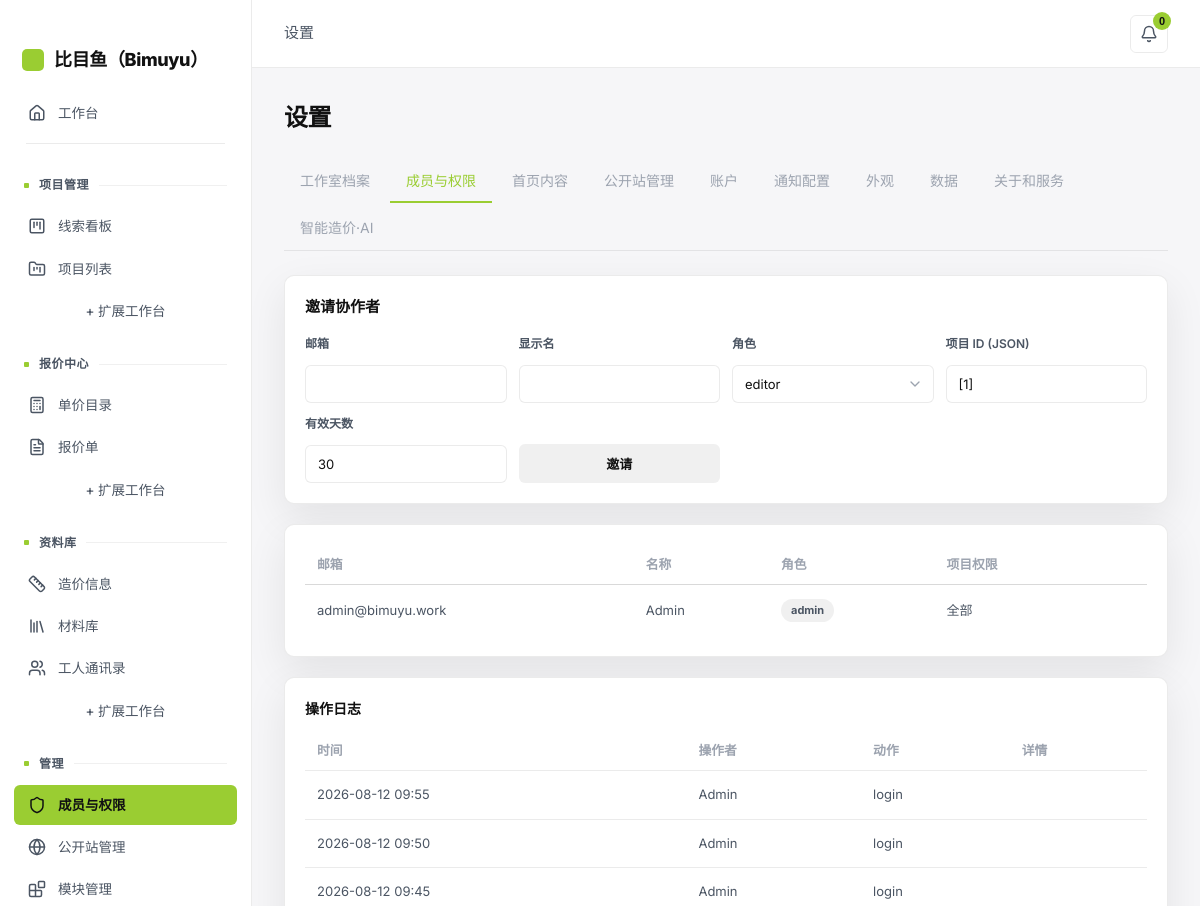
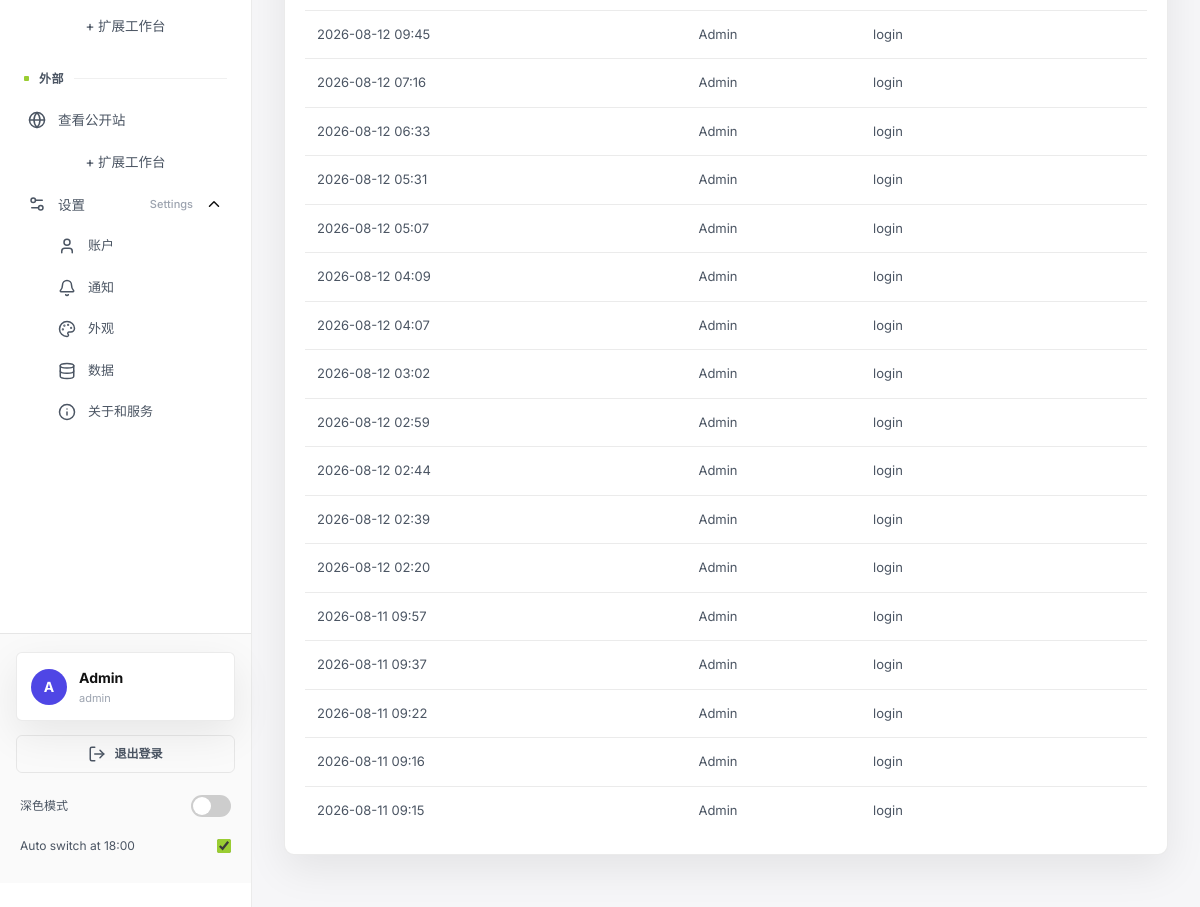
The page /app/settings?tab=members (signed in) on the database as committed earlier (2 pictures, top to bottom).
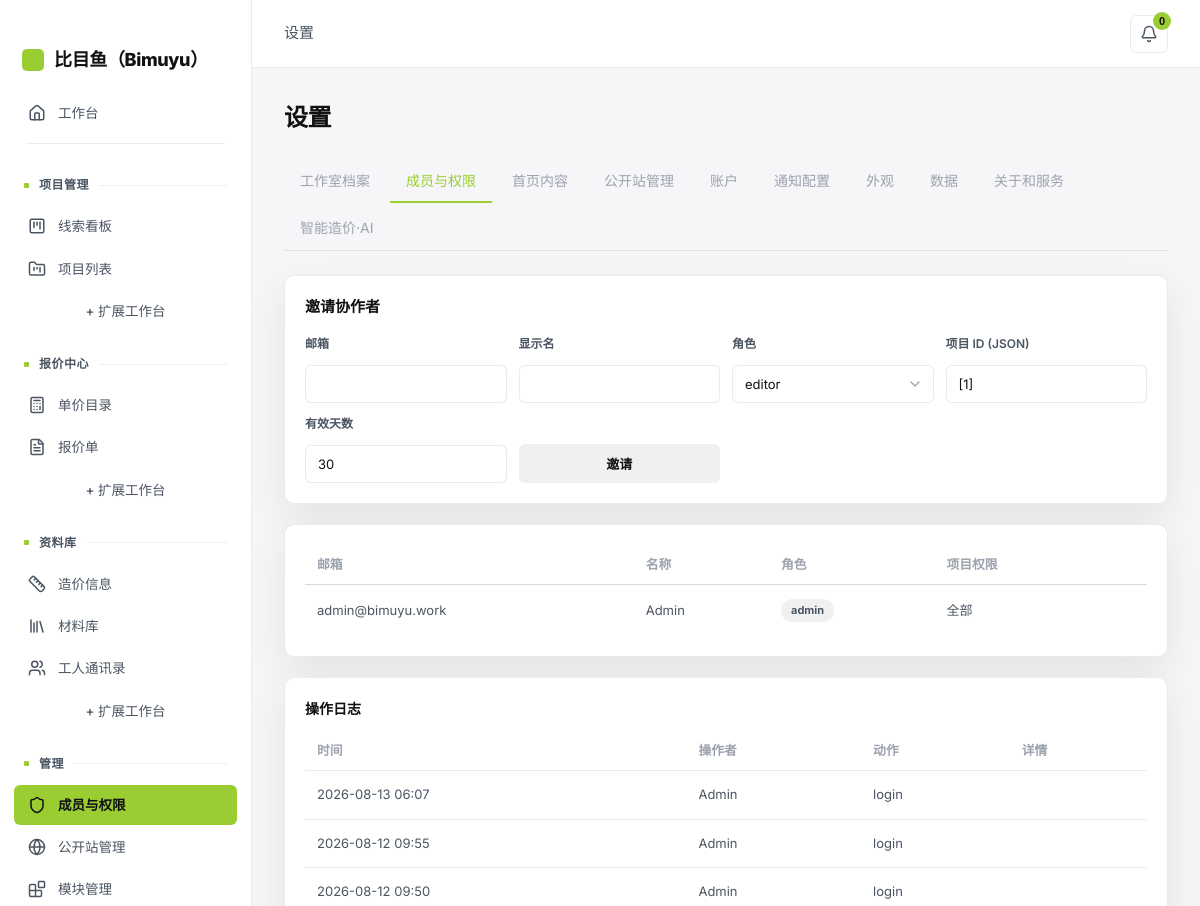
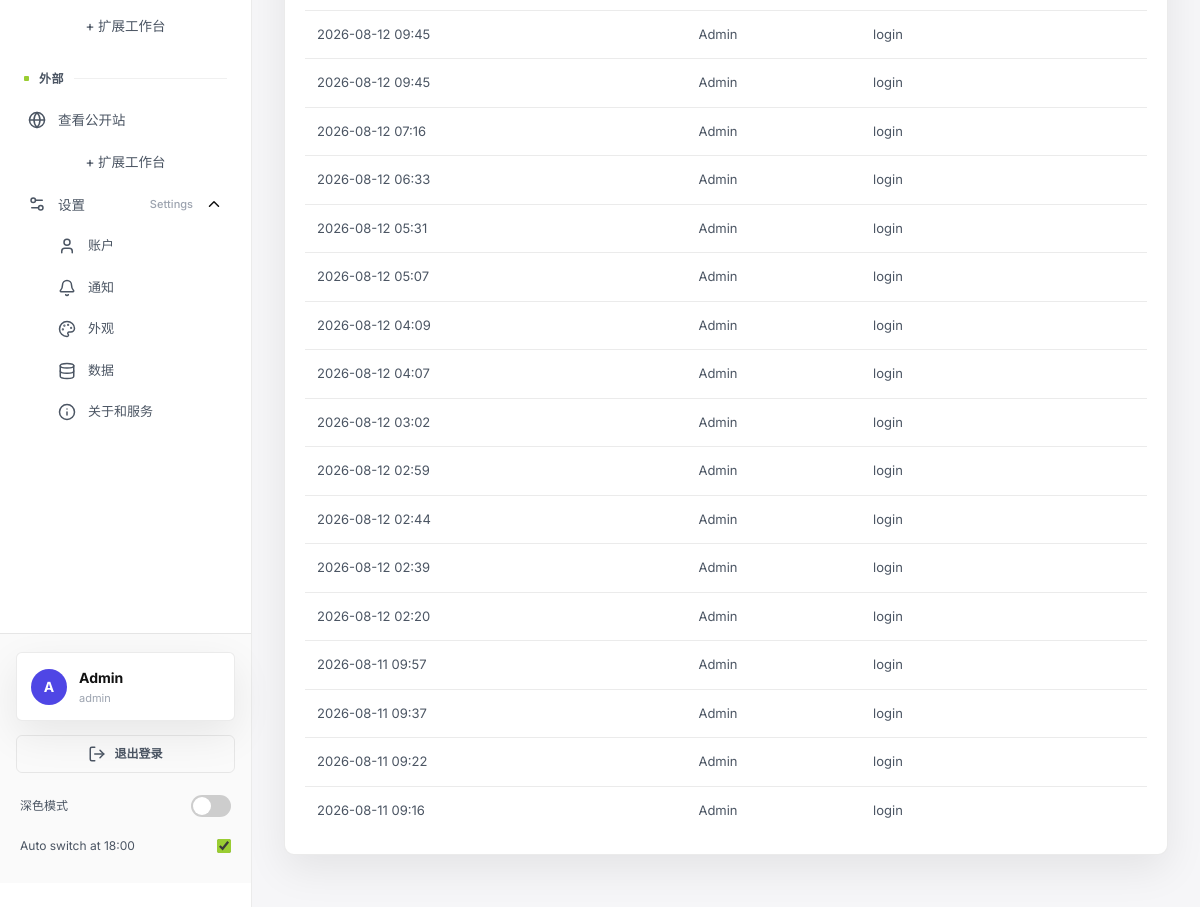
The same page on the database as committed later (2 pictures, top to bottom).
### tables this page shows
CREATE TABLE collaborators (
  id INTEGER PRIMARY KEY AUTOINCREMENT,
  email TEXT UNIQUE NOT NULL,
  password_hash TEXT NOT NULL,
  display_name TEXT,
  role TEXT DEFAULT 'viewer',
  project_ids TEXT DEFAULT '[]',
  invited_by TEXT,
  invited_at DATETIME,
  expires_at DATETIME,
  last_access_at DATETIME,
  revoked BOOLEAN DEFAULT FALSE,
  token TEXT
, avatar_url TEXT, username TEXT, membership_level TEXT DEFAULT 'standard', login_days INTEGER DEFAULT 0, earnings REAL DEFAULT 0, onboarding_done INTEGER DEFAULT 0);

CREATE TABLE audit_log (
  id INTEGER PRIMARY KEY AUTOINCREMENT,
  actor_id INTEGER,
  action TEXT,
  target_type TEXT,
  target_id INTEGER,
  detail TEXT,
  created_at DATETIME DEFAULT CURRENT_TIMESTAMP
);

### app/routers/settings.py (the view)
@router.get("", response_class=HTMLResponse)
async def settings_index(request: Request, user: dict = Depends(require_admin),     tab: str = "profile"):
    _ensure_account_columns()
    with db_session() as conn:
        studio = row_to_dict(conn.execute("SELECT * FROM studio_profile WHERE id = 1").fetchone())
        collaborators = rows_to_list(
            conn.execute(
                "SELECT * FROM collaborators WHERE revoked = 0 ORDER BY role, email"
            ).fetchall()
        )
        cases = rows_to_list(
            conn.execute("SELECT * FROM cases ORDER BY sort_order, id DESC").fetchall()
        )
        pages = rows_to_list(conn.execute("SELECT * FROM pages").fetchall())
        audit = rows_to_list(
            conn.execute(
                "SELECT a.*, c.display_name, c.email FROM audit_log a "
                "LEFT JOIN collaborators c ON a.actor_id = c.id "
                "ORDER BY a.created_at DESC LIMIT 50"
            ).fetchall()
        )
        projects = rows_to_list(conn.execute("SELECT id, code, name FROM projects").fetchall())
        site_config_rows = rows_to_list(
            conn.execute("SELECT key, value FROM site_config").fetchall()
        )
        client_logos = rows_to_list(
            conn.execute("SELECT * FROM site_client_logos ORDER BY sort_order").fetchall()
        )
    site_config = {r["key"]: r["value"] for r in site_config_rows}
    return templates.TemplateResponse(
        "app/settings/index.html",
        {
            "request": request,
            "user": user,
            "tab": tab,
            "studio": studio,
            "collaborators": collaborators,
            "cases": cases,
            "pages": pages,
            "contact": load_contact(),
            "audit": audit,
            "projects": projects,
            "site": site_config,
            "client_logos": client_logos,
            "prefs": notif.prefs(),
        },
    )

### templates/app/settings/index.html (shortened to what this page needs)
{% extends "app/base.html" %}
{% block content %}
<div class="app-header"><h1>设置</h1></div>
<div class="tabs">
  <a class="tab {% if tab == 'profile' %}active{% endif %}" href="?tab=profile">工作室档案</a>
  <a class="tab {% if tab == 'members' %}active{% endif %}" href="?tab=members">成员与权限</a>
  <a class="tab {% if tab == 'homepage' %}active{% endif %}" href="?tab=homepage">首页内容</a>
  <a class="tab {% if tab == 'public' %}active{% endif %}" href="?tab=public">公开站管理</a>
  <a class="tab {% if tab == 'account' %}active{% endif %}" href="?tab=account">账户</a>
  <a class="tab {% if tab == 'notification' %}active{% endif %}" href="?tab=notification">通知配置</a>
  <a class="tab {% if tab == 'appearance' %}active{% endif %}" href="?tab=appearance">外观</a>
  <a class="tab {% if tab == 'data' %}active{% endif %}" href="?tab=data">数据</a>
  <a class="tab {% if tab == 'about' or tab == 'license' %}active{% endif %}" href="?tab=about">关于和服务</a>
  <a class="tab" href="/app/settings/ai-cost">智能造价·AI</a>
</div>
{% if tab == 'profile' %}
<div class="card">
  <form method="post" action="/app/settings/profile">
    <div style="display:grid;grid-template-columns:1fr 1fr;gap:16px">
      <div class="form-group"><label>工作室名称</label><input name="name" value="{{ studio.name or '' }}"></div>
      <div class="form-group"><label>地址</label><input name="address" value="{{ studio.address or '' }}"></div>
      <div class="form-group" style="grid-column:1/-1"><label>简介</label><textarea name="description">{{ studio.description or '' }}</textarea></div>
      <div class="form-group"><label>税号</label><input name="tax_id" value="{{ studio.tax_id or '' }}"></div>
      <div class="form-group"><label>银行账户</label><input name="bank_account" value="{{ studio.bank_account or '' }}"></div>
      <div class="form-group" style="grid-column:1/-1"><label>邮件签名</label><textarea name="email_signature">{{ studio.email_signature or '' }}</textarea></div>
      <div class="form-group" style="grid-column:1/-1"><label>改稿政策</label><input name="revision_policy" value="{{ studio.revision_policy or '' }}"></div>
    </div>
    <h4 style="margin:24px 0 12px">默认定价基准 (%)</h4>
    <div style="display:grid;grid-template-columns:repeat(4,1fr);gap:12px">
      <div class="form-group"><label>设计费</label><input type="number" name="default_design_fee_pct" value="{{ studio.default_design_fee_pct or 15 }}" step="0.1"></div>
      <div class="form-group"><label>管理费</label><input type="number" name="default_management_fee_pct" value="{{ studio.default_management_fee_pct or 8 }}" step="0.1"></div>
      <div class="form-group"><label>税</label><input type="number" name="default_tax_pct" value="{{ studio.default_tax_pct or 6 }}" step="0.1"></div>
      <div class="form-group"><label>利润</label><input type="number" name="default_margin_pct" value="{{ studio.default_margin_pct or 25 }}" step="0.1"></div>
    </div>
    <button type="submit" class="btn" style="margin-top:20px">保存</button>
  </form>
</div>
{% elif tab == 'members' %}
<div class="card">
  <h3 style="margin-bottom:16px">邀请协作者</h3>
  <form method="post" action="/app/settings/collaborators/invite" style="display:grid;grid-template-columns:repeat(auto-fill,minmax(160px,1fr));gap:12px;align-items:end">
    <div class="form-group" style="margin:0"><label>邮箱</label><input type="email" name="email" required></div>
    <div class="form-group" style="margin:0"><label>显示名</label><input name="display_name"></div>
    <div class="form-group" style="margin:0"><label>角色</label>
      <select name="role"><option value="editor">editor</option><option value="viewer">viewer</option><option value="installer">installer</option></select>
    </div>
    <div class="form-group" style="margin:0"><label>项目 ID (JSON)</label><input name="project_ids" value="[1]" placeholder='[1,2]'></div>
    <div class="form-group" style="margin:0"><label>有效天数</label><input type="number" name="expires_days" value="30"></div>
    <button type="submit" class="btn">邀请</button>
  </form>
</div>
<div class="card">
  <table>
    <thead><tr><th>邮箱</th><th>名称</th><th>角色</th><th>项目权限</th><th></th></tr></thead>
    <tbody>
      {% for c in collaborators %}
      <tr>
        <td>{{ c.email }}</td><td>{{ c.display_name or '—' }}</td><td><span class="badge">{{ c.role }}</span></td>
        <td>{{ c.project_ids or '全部' }}</td>
        <td>
        </td>
      </tr>
      {% endfor %}
    </tbody>
  </table>
</div>
{% if audit %}
<div class="card">
  <h4 style="margin-bottom:12px">操作日志</h4>
  <table>
    <thead><tr><th>时间</th><th>操作者</th><th>动作</th><th>详情</th></tr></thead>
    <tbody>
      {% for a in audit[:20] %}
      <tr>
        <td>{{ a.created_at[:16] if a.created_at else '' }}</td>
        <td>{{ a.display_name or a.email or '—' }}</td>
        <td>{{ a.action }}</td>
        <td>{{ a.detail or '' }}</td>
      </tr>
      {% endfor %}
    </tbody>
  </table>
</div>
{% endif %}
{% elif tab == 'data' %}
<div class="card">
  <h3 style="margin-bottom:8px">数据</h3>
  <p style="color:var(--muted);font-size:.85rem">导出 / 备份工作台数据（项目、报价、客户、资料库）。数据管理功能正在规划中。</p>
</div>
{% endif %}
{% endblock %}

### templates/app/base.html (shortened to what this page needs)
<!DOCTYPE html>
<html lang="zh-CN">
<head>
  <link rel="stylesheet" href="/static/css/style.css">
  <link rel="stylesheet" href="/static/css/halo.css?v=19">
  <link rel="stylesheet" href="/static/css/cockpit.css?v=3">
  <link rel="stylesheet" href="https://cdnjs.cloudflare.com/ajax/libs/cropperjs/1.6.1/cropper.min.css">
</head>
<body>
  <div class="app-layout">
    <aside class="app-sidebar">
      <div class="sidebar-brand">
        <span class="brand-mark" aria-hidden="true"></span>
        <span>比目鱼（Bimuyu）</span>
      </div>
      {% set cur = request.url.path %}
      {% set t = request.query_params.get('tab', '') %}
      {% set extend_base = "https://vsence.com/pricing" %}
      {% set _parts = cur.split('/') %}
      {% set _section = '/' + _parts[1] + ('/' + _parts[2] if _parts|length > 2 and _parts[2] != '' else '') %}
      {% set _title_map = {
        '/app': '工作台',
        '/app/dashboard': '工作台',
        '/dashboard': '工作台',
        '/app/pipeline': '线索看板',
        '/app/projects': '项目列表',
        '/app/quotes': '报价单',
        '/app/catalog': '单价目录',
        '/app/calculator': '造价信息',
        '/app/library': '材料库',
        '/app/workers': '工人通讯录',
        '/app/settings': '设置',
        '/app/modules': '模块管理',
        '/app/notifications': '消息中心',
        '/app/tasks': '待办'
      } %}
      {% set section_title = _title_map.get(_section, '工作台') %}
      <nav data-onb="nav">
        <ul class="app-nav">
          <li>
            <a href="/dashboard" class="nav-dash{% if cur == '/dashboard' or cur == '/app/dashboard' or cur == '/app/' %} active{% endif %}">
              <i data-lucide="home"></i>
              工作台
            </a>
          </li>
          <li class="nav-divider"></li>
          <li class="nav-section"><span class="nav-section__zh">项目管理</span></li>
          <li><a href="/app/pipeline" {% if cur == '/app/pipeline' %}class="active"{% endif %}><i data-lucide="kanban-square"></i>线索看板</a></li>
          <li><a href="/app/projects" {% if cur == '/app/projects' %}class="active"{% endif %}><i data-lucide="folder-kanban"></i>项目列表</a></li>
          <li><a class="nav-extend" href="{{ extend_base }}?from=projects" target="_blank" rel="noopener">+ 扩展工作台</a></li>
          <li class="nav-section"><span class="nav-section__zh">报价中心</span></li>
          <li><a href="/app/catalog" {% if cur == '/app/catalog' %}class="active"{% endif %}><i data-lucide="calculator"></i>单价目录</a></li>
          <li><a href="/app/quotes" {% if cur == '/app/quotes' %}class="active"{% endif %}><i data-lucide="file-text"></i>报价单</a></li>
          <li><a class="nav-extend" href="{{ extend_base }}?from=quotes" target="_blank" rel="noopener">+ 扩展工作台</a></li>
          <li class="nav-section"><span class="nav-section__zh">资料库</span></li>
          <li><a href="/app/calculator" {% if cur == '/app/calculator' %}class="active"{% endif %}><i data-lucide="ruler"></i>造价信息</a></li>
          <li><a href="/app/library" {% if cur == '/app/library' %}class="active"{% endif %}><i data-lucide="library"></i>材料库</a></li>
          <li><a href="/app/workers" {% if cur == '/app/workers' %}class="active"{% endif %}><i data-lucide="users"></i>工人通讯录</a></li>
          <li><a class="nav-extend" href="{{ extend_base }}?from=library" target="_blank" rel="noopener">+ 扩展工作台</a></li>
          {% if user and user.role == 'admin' %}
          <li class="nav-section"><span class="nav-section__zh">管理</span></li>
          <li><a href="/app/settings?tab=members" {% if cur == '/app/settings' and t == 'members' %}class="active"{% endif %}><i data-lucide="shield"></i>成员与权限</a></li>
          <li><a href="/app/settings?tab=public" {% if cur == '/app/settings' and t == 'public' %}class="active"{% endif %}><i data-lucide="globe"></i>公开站管理</a></li>
          <li><a href="/app/modules" {% if cur == '/app/modules' %}class="active"{% endif %}><i data-lucide="blocks"></i>模块管理</a></li>
          <li><a class="nav-extend" href="{{ extend_base }}?from=manage" target="_blank" rel="noopener">+ 扩展工作台</a></li>
          {% endif %}
          <li class="nav-section"><span class="nav-section__zh">外部</span></li>
          <li data-onb="public"><a href="/" target="_blank"><i data-lucide="globe"></i>查看公开站</a></li>
          <li><a class="nav-extend" href="{{ extend_base }}?from=external" target="_blank" rel="noopener">+ 扩展工作台</a></li>
          {% if user and user.role == 'admin' %}
          <li class="nav-dropdown {% if cur == '/app/settings' %}open{% endif %}" data-onb="settings">
            <button type="button" class="nav-dropdown__toggle" aria-haspopup="true" aria-expanded="{% if cur == '/app/settings' %}true{% else %}false{% endif %}" onclick="var d=this.parentElement;d.classList.toggle('open');this.setAttribute('aria-expanded',d.classList.contains('open'))">
              <span class="nav-dropdown__main"><i data-lucide="settings-2"></i><span class="nav-dropdown__zh">设置</span></span><span class="nav-dropdown__en">Settings</span>
              <i data-lucide="chevron-down" class="nav-dropdown__chevron"></i>
            </button>
            <ul class="nav-dropdown__menu">
              <li><a href="/app/settings?tab=account" {% if cur == '/app/settings' and t == 'account' %}class="active"{% endif %}><i data-lucide="user"></i>账户</a></li>
              <li><a href="/app/settings?tab=notification" {% if cur == '/app/settings' and t == 'notification' %}class="active"{% endif %}><i data-lucide="bell"></i>通知</a></li>
              <li><a href="/app/settings?tab=appearance" {% if cur == '/app/settings' and t == 'appearance' %}class="active"{% endif %}><i data-lucide="palette"></i>外观</a></li>
              <li><a href="/app/settings?tab=data" {% if cur == '/app/settings' and t == 'data' %}class="active"{% endif %}><i data-lucide="database"></i>数据</a></li>
              <li><a href="/app/settings?tab=about" {% if cur == '/app/settings' and t == 'about' %}class="active"{% endif %}><i data-lucide="info"></i>关于和服务</a></li>
            </ul>
          </li>
          {% endif %}
        </ul>
      </nav>
      <div class="sidebar-footer">
          <div class="sidebar-user" id="sidebarUser" data-onb="account"
               onclick="location.href='/app/account'" title="查看账户与权益">
            {% if user.avatar_url %}
            <img class="user-avatar" src="{{ user.avatar_url }}" alt="">
            {% else %}
            <span class="user-avatar" aria-hidden="true">{{ (user.display_name or user.username or user.email)[0:1] | upper }}</span>
            {% endif %}
            <div class="user-info">
              <span class="user-name">{{ user.display_name or user.username or user.email }}</span>
              <span class="user-role">{{ (user.role or 'member') | lower }}</span>
            </div>
          </div>
          <a href="/app/logout" class="sidebar-logout">
            <i data-lucide="log-out"></i>
            <span>退出登录</span>
          </a>
        <div class="theme-switch-row">
          <span class="theme-switch-label">深色模式</span>
          <label class="switch switch--small" title="Toggle dark / light theme">
            <span class="slider"></span>
          </label>
        </div>
        <label class="auto-toggle-row" title="Automatically switch to dark mode after 18:00">
          <span class="auto-label">Auto switch at 18:00</span>
          <input type="checkbox" id="autoToggle" onchange="toggleAuto()">
        </label>
      </div>
    </aside>
    <main class="app-main">
      <header class="app-topbar" data-onb="top">
        <div class="topbar-left">
          <span class="topbar-section">{{ section_title }}</span>
        </div>
        <div class="topbar-right">
          <div class="topbar-bell" id="bellWrap">
            <button type="button" class="topbar-bell__btn" id="bellBtn"
                    aria-label="消息中心" aria-haspopup="true" aria-expanded="false">
              <i data-lucide="bell"></i>
              <span class="topbar-bell__badge" id="bellBadge" hidden>0</span>
            </button>
          </div>
        </div>
      </header>
      <div class="content">
        {% block content %}{% endblock %}
      </div>
    </main>
  </div>
</body>
</html>

Rows that differ between the two databases and show on the page:
no longer on this page (row unchanged): audit_log: created_at "2026-08-11 09:15", display_name "Admin", action "login"
added audit_log: created_at "2026-08-13 06:07", display_name "Admin", action "login"
